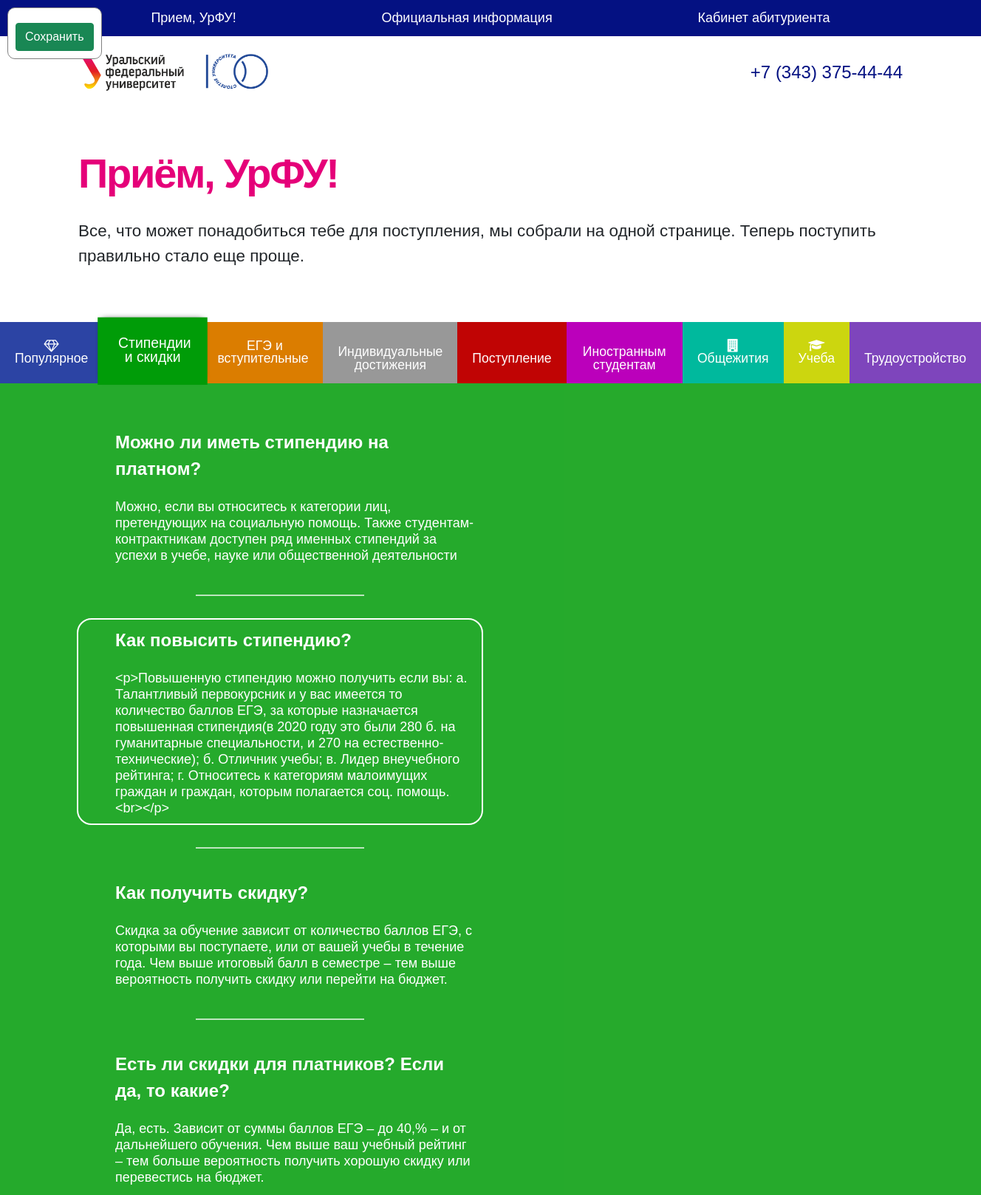
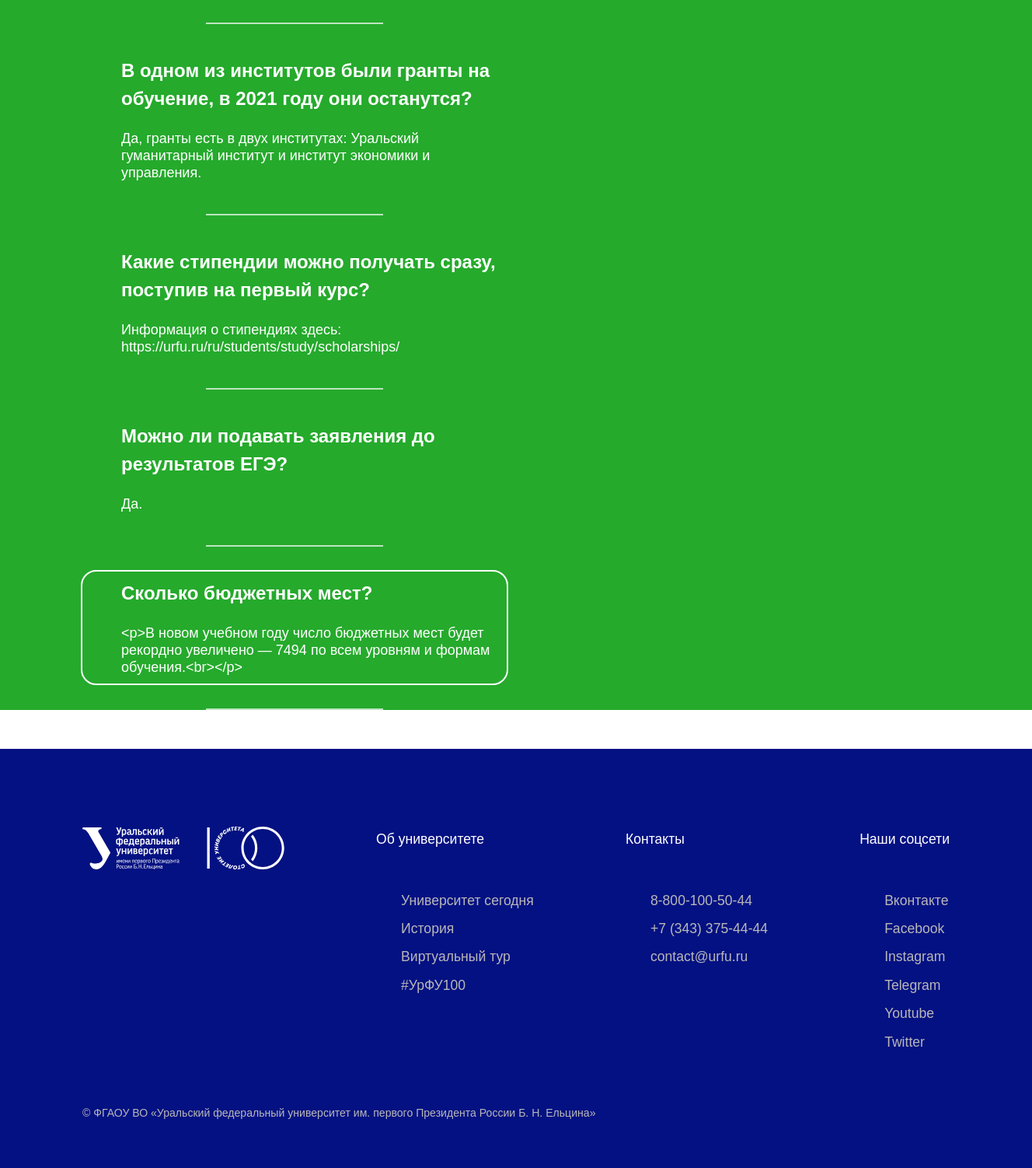
The page /admin/colors?cat_id=2 (signed in) on the database its author committed (2 pictures, top to bottom).
### dbase.py (models this page shows, shortened)
class Categories(db.Model):
    id = db.Column(db.Integer, primary_key = True)
    name = db.Column(db.String(100), nullable=False)
    priority = db.Column(db.Integer, nullable=False)
    icon_name = db.Column(db.String(30))
    color = db.Column(db.String(7))

class Questions(db.Model):      # __tablename__ = 'posts'
    id = db.Column(db.Integer, primary_key = True)
    question = db.Column(db.String(1000), nullable=False)
    clear_question = db.Column(db.String(1000))
    answer = db.Column(db.Text, nullable = False)
    cat_id = db.Column(db.Integer, db.ForeignKey('categories.id'))
    priority = db.Column(db.Integer, nullable=False)
    is_popular = db.Column(db.Boolean, default = False)
    popular_priority = db.Column(db.Integer, default = 0)

### admin/admin.py (the view, shortened to what this page needs)
@admin.route('/colors')
@login_required
def colors():
    if not current_user.right_category:
        return render_template('admin/access_denied.html')
    cat_id_data = request.args.get("cat_id")
    qa_list = []
    is_popular_category = False
    questions = Questions.query
    try:
        categories_list = Categories.query.order_by(Categories.priority)
    except (NameError, AttributeError):
        return "Ошибка чтения из БД"
    if cat_id_data is None:
        return "Категория не выбрана"
    else:
        try:
            cat_id_data = int(cat_id_data)
        except ValueError:
            return "ID категории должен быть числом"
        current_category = categories_list.get(cat_id_data)
        if current_category is None:
            return "Нет такой категории в БД"
        index = categories_list.all().index(current_category)
        if (categories_list.get(cat_id_data) == None):
            return "Нет такой категории"
        try:
            qa_list = questions.filter(Questions.cat_id == cat_id_data).order_by(Questions.priority)
        except (NameError, AttributeError):
            return "Ошибка чтения из БД"
    return render_template('admin/color_picker.html', qa_list=qa_list, categories_list=categories_list,
                           current_category=current_category, index=index, is_popular_category=is_popular_category)

### admin/admin.py (called while the page is built)
@admin.before_request
def before_request():
    if current_user.is_authenticated:
        if current_user.is_deactivated:
            logout_user()
            flash("Ваш аккаунт заблокирован. Для получения дополнительных сведений обратитесь к администратору",
                  category='danger')
            return redirect(url_for('.login'))

### app.py (called while the page is built)
@login_manager.user_loader
def load_user(user_id):
    return Users.query.get(user_id)

### admin/templates/admin/color_picker.html (shortened to what this page needs)
<!DOCTYPE html>
<html class="js no-touch" lang="ru"><head>
	<link rel="stylesheet" href="{{ url_for('.static', filename='css/bootstrap-reboot.min.css') }}">
	<link rel="stylesheet" href="{{ url_for('.static', filename='css/preview.css') }}">
	<link rel="stylesheet" href="{{ url_for('.static', filename='css/font-awesome.min.css') }}">
	<link href="https://cdn.jsdelivr.net/npm/bootstrap@5.0.0-beta3/dist/css/bootstrap.min.css" rel="stylesheet">
</head>
<body class="language_ru ">
	<div class="site">
		<nav>
			<ul class="nav_wrapper container">
				<li class="nav_item"><a href="#">Прием, УрФУ!</a></li>
				<li class="nav_item"><a href="#">Официальная информация</a></li>
				<li class="nav_item"><a href="#">Кабинет абитуриента</a></li>
			</ul>
		</nav>
		<header class="header-custom">
			<div class="container flex navbar">
				<a href="https://urfu.ru/priemurfu" class="logo">
					<img src="{{ url_for('.static', filename='img/UrFULogo_Russian.png') }}" height="50">
				</a>
				<a href="tel:+73433754444" class="header-phone">+7 (343) 375-44-44</a>
			</div>
		</header>
		<section class="hero">
			<div class="container">
				<div class="hero-text">
					<h1 class="hero-heading">Приём, УрФУ!</h1>
					<p class="hero-paragraph">Все, что может понадобиться тебе
						для&nbsp;поступления, мы собрали на&nbsp;одной странице. Теперь
					поступить правильно стало еще проще.</p>
				</div>
			</div>
		</section>
		<div class="picker_window">
			<div class="picker"
				acp-color="{{ current_category.color }}"
				acp-show-rgb="no"
				acp-show-hsl="no"
				acp-show-hex="yes">
			</div>
			<button class="btn btn-success save_color" id="save_color">Сохранить</button>
		</div>
		<section class="faq">
			<div class="tabs-menu flex">
				{% for category in categories_list %}
				<button style="background-color: {{ category.color }};">
					<i class="fa {{ category.icon_name }}" aria-hidden="true"></i>
					{{ category.name }}
				</button>
				{% endfor %}
			</div>
			<div class="tab-content current_tab" id="current_tab" style="background-color: {{ current_category.color }}; display: block;">
				<div class="tab-content-container" id="tab-content-container">
					{% if is_popular_category %}
						{% for qa in qa_list %}
						<div class="qa_item">
							<div class="qa_item_container">
								<div class="qa_icon">
									<i class="fa {{ qa[1] }}" aria-hidden="true"></i>
								</div>
								<div class="qa_content">
									<div class="qa_question">
										{{ qa[0].question }}
									</div>
									<div class="qa_answer">
										{{ qa[0].answer }}
									</div>
								</div>
							</div>
							<div class="item_separator"></div>
						</div>
						{% endfor %}
					{% else %}
						{% for qa in qa_list %}
						<div class="qa_item">
							<div class="qa_item_container {{ 'active' if qa.is_popular }}">
								<div class="qa_icon">
								</div>
								<div class="qa_content">
									<div class="qa_question">
										{{ qa.question }}
									</div>
									<div class="qa_answer">
										{{ qa.answer }}
									</div>
								</div>
							</div>
							<div class="item_separator"></div>
						</div>
						{% endfor %}
					{% endif %}
				</div>
			</div>
		</section>
		<section class="footer-custom">
			<div class="container">
				<div class="footer-menu">
					<a href="https://urfu.ru/" target="_blank" class="footer-logo"><img src="{{ url_for('.static', filename='svg/UrFULogo100White.svg') }}" loading="lazy" alt="" width="260"></a>
					<div class="footer-column">
						<h3 class="footer-label">Об университете</h3>
						<ul class="footer-list">
							<li><a href="https://urfu.ru/ru/about/today/" target="_blank" class="footer-link">Университет
							сегодня</a></li>
							<li><a href="https://urfu.ru/ru/about/history/" class="footer-link">История</a><a href="https://urfu.ru/ru/about/online-museum/" target="_blank" class="footer-link">Виртуальный тур</a></li>
							<li><a href="https://100.urfu.ru/" target="_blank" class="footer-link">#УрФУ100</a></li>
						</ul>
					</div>
					<div class="footer-column">
						<h3 class="footer-label">Контакты</h3>
						<ul class="footer-list">
							<li><a href="tel:88001005044" class="footer-link">8-800-100-50-44</a><a href="tel:+73433754444" class="footer-link">+7
							(343) 375-44-44</a><a href="mailto:contact@urfu.ru" class="footer-link">contact@urfu.ru</a></li>
						</ul>
					</div>
					<div class="footer-column">
						<h3 class="footer-label">Наши соцсети</h3>
						<ul class="footer-list">
							<li>
								<a href="https://vk.com/ural.federal.university" target="_blank" class="footer-link">Вконтакте</a>
								<a href="https://www.facebook.com/ural.federal.university" target="_blank" class="footer-link">Facebook</a>
								<a href="https://www.instagram.com/urfu.ru/" target="_blank" class="footer-link">Instagram</a>
								<a href="https://t.me/urfu_ru" target="_blank" class="footer-link">Telegram</a>
								<a href="https://www.youtube.com/user/stvTVIST" target="_blank" class="footer-link">Youtube</a>
								<a href="https://twitter.com/urfu" target="_blank" class="footer-link">Twitter</a>
							</li>
						</ul>
					</div>
				</div>
				<div class="subfooter">© ФГАОУ ВО «Уральский федеральный университет им. первого Президента России Б. Н. Ельцина»</div>
			</div>
		</section>
	</div>
</body>
</html>

### admin/static/css/preview.css (style rules this page uses)
a, body, div, h1, h3, header, html, img, li, p, section, ul { margin: 0; padding: 0; border: 0; font-size: 100%; vertical-align: baseline }
header, section { display: block }
.site { margin: 0 auto }
button { border: none; color: #fff; text-decoration: none; display: inline-block; }
.site { min-height: 100% }
body { font-family: 'Arial', sans-serif !important; background: #fff; color: #041182; }
h1, h3 { font-family: 'Arial', sans-serif !important; color: rgba(229, 0, 121, 1); margin: 0; font-weight: bold; }
h1 { line-height: 44px; margin-bottom: 0.5em; }
ul { margin-left: 0; list-style-type: none; }
header a { color: rgba(4, 17, 130, 1); text-decoration: none; }
section { padding: 50px 0; }
.container { max-width: 940px; margin-left: auto; margin-right: auto; }
.flex { display: flex; }
.navbar { justify-content: space-between; align-items: center; padding: 30px 0; }
.header-phone { font-size: 1.5em; }
.hero { padding-bottom: 0; }
.hero-heading { font-size: 3.5em; font-weight: 600; letter-spacing: -0.04em; padding: 20px 0; }
.hero-paragraph { font-size: 1.4em; margin-bottom: 1em; font-weight: 400; }
.tabs-menu { width: 100%; }
.tabs-menu button { flex-grow: 1; max-width: 16.7%; line-height: 1em; font-size: 1.1em; padding: 15px 20px; text-align: center; }
button.current { transform: scale(1.1) translateY(-2px); z-index: 100; box-shadow: 0 -2px 8px -5px black; }
.footer-custom { padding: 100px 0 60px; background-color: #041182; color: #23286b; font-size: 1.1em; }
.footer-menu { display: -webkit-box; display: -webkit-flex; display: -ms-flexbox; display: flex; margin-bottom: 52px; -webkit-box-pack: justify; -webkit-justify-content: space-between; -ms-flex-pack: justify; justify-content: space-between; color: #fff; text-align: left; flex-wrap: wrap; }
.footer-label { margin-top: 0px; margin-bottom: 50px; font-size: 1em; color: white; line-height: 32px; }
.footer-link { display: block; margin-bottom: 10px; color: #b8b8b8; text-decoration: none; }
.footer-logo { height: 100%; margin-bottom: 50px; }
.subfooter { color: #b8b8b8; font-size: 0.8em; text-align: left; }
nav { width: 100%; background-color: #041182; margin-bottom: 10px; }
.nav_wrapper { list-style-type: none; display: flex; justify-content: space-around; padding: 11px 0; }
.nav_item a { text-decoration: none; color: white; font-size: 18px; }
.tab-content { color: #fff; padding-top: 20px; display: block; opacity: 0.85; }
.tab-content-container { width: 100%; margin-right: auto; margin-left: auto; max-width: 1140px; }
.qa_item { width: 50%; }
.qa_item_container { border-radius: 20px; border: 2px solid #fff0; padding: 10px; margin: 30px 10px; display: flex; }
.qa_item_container.active { border: 2px solid white; }
.qa_icon { display: block; width: 40px; min-width: 40px; text-align: center; font-size: 24px; }
.qa_question { font-weight: 600; font-size: 24px; margin-bottom: 22px; }
.qa_answer { font-size: 18px; font-weight: 400; line-height: 22px; }
.item_separator { width: 40%; height: 2px; opacity: 0.7; background-color: #fff; margin-right: auto; margin-left: auto; }

### admin/templates/admin/color_picker.html (style rules this page uses)
.picker_window { padding: 10px; position: fixed; z-index: 999; top: 10px; left: 10px; background-color: white; border-radius: 10px; border: 1px solid gray; }
.picker { display: block; padding-bottom: 10px; }
.save_color { display: block; margin-left: auto; margin-right: auto; }

### rows shown on the page
Categories: name "Популярное"
Categories: name "Стипендии и скидки"
Categories: name "ЕГЭ и вступительные"
Categories: name "Индивидуальные достижения"
Categories: name "Поступление"
Categories: name "Иностранным студентам"
Categories: name "Общежития"
Categories: name "Учеба"
Categories: name "Трудоустройство"
Questions: question "Можно ли иметь стипендию на платном?", answer "Можно, если вы относитесь к категории лиц, претендующих на социальную помощь. Также студентам-контрактникам доступен ряд именных стипендий за успехи в учебе, науке или общественной деятельности"
Questions: question "Как повысить стипендию?", answer "<p>Повышенную стипендию можно получить если вы: а. Талантливый первокурсник и у вас имеется то количество баллов ЕГЭ, за которые назначается повышенная стипендия(в 2020 году это были 280 б. на гуманитарные специальности, и 270 на естественно-технические); б. Отличник учебы; в. Лидер внеучебного рейтинга; г. Относитесь к категориям малоимущих граждан и граждан, которым полагается соц. помощь.<br></p>"
Questions: question "Как получить скидку?", answer "Скидка за обучение зависит от количество баллов ЕГЭ, с которыми вы поступаете, или от вашей учебы в течение года. Чем выше итоговый балл в семестре – тем выше вероятность получить скидку или перейти на бюджет."
Questions: question "Есть ли скидки для платников? Если да, то какие?", answer "Да, есть. Зависит от суммы баллов ЕГЭ – до 40,% – и от дальнейшего обучения. Чем выше ваш учебный рейтинг – тем больше вероятность получить хорошую скидку или перевестись на бюджет."
Questions: question "В одном из институтов были гранты на обучение, в 2021 году они останутся?", answer "Да, гранты есть в двух институтах: Уральский гуманитарный институт и институт экономики и управления."
Questions: question "Какие стипендии можно получать сразу, поступив на первый курс?", answer "Информация о стипендиях здесь: https://urfu.ru/ru/students/study/scholarships/"
Questions: question "Можно ли подавать заявления до результатов ЕГЭ?", answer "Да."
Questions: question "Сколько бюджетных мест?", answer "<p>В новом учебном году число бюджетных мест будет рекордно увеличено — 7494 по всем уровням и формам обучения.<br></p>"
